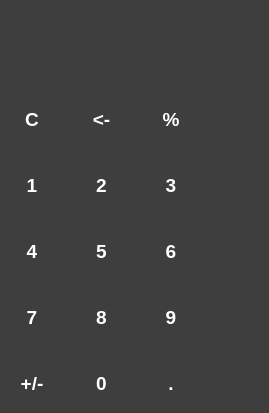
<?xml version="1.0" encoding="UTF-8"?>
<ui version="4.0">
 <class>MainWindow</class>
 <widget class="QMainWindow" name="MainWindow">
  <property name="geometry">
   <rect>
    <x>0</x>
    <y>0</y>
    <width>269</width>
    <height>413</height>
   </rect>
  </property>
  <property name="minimumSize">
   <size>
    <width>269</width>
    <height>413</height>
   </size>
  </property>
  <property name="maximumSize">
   <size>
    <width>400</width>
    <height>450</height>
   </size>
  </property>
  <property name="palette">
   <palette>
    <active>
     <colorrole role="WindowText">
      <brush brushstyle="SolidPattern">
       <color alpha="255">
        <red>255</red>
        <green>255</green>
        <blue>255</blue>
       </color>
      </brush>
     </colorrole>
     <colorrole role="Text">
      <brush brushstyle="SolidPattern">
       <color alpha="255">
        <red>255</red>
        <green>255</green>
        <blue>255</blue>
       </color>
      </brush>
     </colorrole>
     <colorrole role="ButtonText">
      <brush brushstyle="SolidPattern">
       <color alpha="255">
        <red>255</red>
        <green>255</green>
        <blue>255</blue>
       </color>
      </brush>
     </colorrole>
     <colorrole role="Base">
      <brush brushstyle="SolidPattern">
       <color alpha="255">
        <red>255</red>
        <green>255</green>
        <blue>255</blue>
       </color>
      </brush>
     </colorrole>
     <colorrole role="Window">
      <brush brushstyle="SolidPattern">
       <color alpha="255">
        <red>62</red>
        <green>62</green>
        <blue>62</blue>
       </color>
      </brush>
     </colorrole>
     <colorrole role="ToolTipText">
      <brush brushstyle="SolidPattern">
       <color alpha="255">
        <red>255</red>
        <green>255</green>
        <blue>255</blue>
       </color>
      </brush>
     </colorrole>
     <colorrole role="PlaceholderText">
      <brush brushstyle="SolidPattern">
       <color alpha="128">
        <red>255</red>
        <green>255</green>
        <blue>255</blue>
       </color>
      </brush>
     </colorrole>
    </active>
    <inactive>
     <colorrole role="WindowText">
      <brush brushstyle="SolidPattern">
       <color alpha="255">
        <red>255</red>
        <green>255</green>
        <blue>255</blue>
       </color>
      </brush>
     </colorrole>
     <colorrole role="Text">
      <brush brushstyle="SolidPattern">
       <color alpha="255">
        <red>255</red>
        <green>255</green>
        <blue>255</blue>
       </color>
      </brush>
     </colorrole>
     <colorrole role="ButtonText">
      <brush brushstyle="SolidPattern">
       <color alpha="255">
        <red>255</red>
        <green>255</green>
        <blue>255</blue>
       </color>
      </brush>
     </colorrole>
     <colorrole role="Base">
      <brush brushstyle="SolidPattern">
       <color alpha="255">
        <red>255</red>
        <green>255</green>
        <blue>255</blue>
       </color>
      </brush>
     </colorrole>
     <colorrole role="Window">
      <brush brushstyle="SolidPattern">
       <color alpha="255">
        <red>62</red>
        <green>62</green>
        <blue>62</blue>
       </color>
      </brush>
     </colorrole>
     <colorrole role="ToolTipText">
      <brush brushstyle="SolidPattern">
       <color alpha="255">
        <red>255</red>
        <green>255</green>
        <blue>255</blue>
       </color>
      </brush>
     </colorrole>
     <colorrole role="PlaceholderText">
      <brush brushstyle="SolidPattern">
       <color alpha="128">
        <red>255</red>
        <green>255</green>
        <blue>255</blue>
       </color>
      </brush>
     </colorrole>
    </inactive>
    <disabled>
     <colorrole role="WindowText">
      <brush brushstyle="SolidPattern">
       <color alpha="255">
        <red>120</red>
        <green>120</green>
        <blue>120</blue>
       </color>
      </brush>
     </colorrole>
     <colorrole role="Text">
      <brush brushstyle="SolidPattern">
       <color alpha="255">
        <red>120</red>
        <green>120</green>
        <blue>120</blue>
       </color>
      </brush>
     </colorrole>
     <colorrole role="ButtonText">
      <brush brushstyle="SolidPattern">
       <color alpha="255">
        <red>120</red>
        <green>120</green>
        <blue>120</blue>
       </color>
      </brush>
     </colorrole>
     <colorrole role="Base">
      <brush brushstyle="SolidPattern">
       <color alpha="255">
        <red>62</red>
        <green>62</green>
        <blue>62</blue>
       </color>
      </brush>
     </colorrole>
     <colorrole role="Window">
      <brush brushstyle="SolidPattern">
       <color alpha="255">
        <red>62</red>
        <green>62</green>
        <blue>62</blue>
       </color>
      </brush>
     </colorrole>
     <colorrole role="ToolTipText">
      <brush brushstyle="SolidPattern">
       <color alpha="255">
        <red>255</red>
        <green>255</green>
        <blue>255</blue>
       </color>
      </brush>
     </colorrole>
     <colorrole role="PlaceholderText">
      <brush brushstyle="SolidPattern">
       <color alpha="128">
        <red>0</red>
        <green>0</green>
        <blue>0</blue>
       </color>
      </brush>
     </colorrole>
    </disabled>
   </palette>
  </property>
  <property name="windowTitle">
   <string>Калькулятор 1.0</string>
  </property>
  <widget class="QWidget" name="centralWidget">
   <property name="palette">
    <palette>
     <active>
      <colorrole role="Midlight">
       <brush brushstyle="SolidPattern">
        <color alpha="255">
         <red>74</red>
         <green>74</green>
         <blue>74</blue>
        </color>
       </brush>
      </colorrole>
      <colorrole role="Base">
       <brush brushstyle="SolidPattern">
        <color alpha="255">
         <red>255</red>
         <green>255</green>
         <blue>255</blue>
        </color>
       </brush>
      </colorrole>
      <colorrole role="Window">
       <brush brushstyle="SolidPattern">
        <color alpha="255">
         <red>52</red>
         <green>52</green>
         <blue>52</blue>
        </color>
       </brush>
      </colorrole>
      <colorrole role="Highlight">
       <brush brushstyle="SolidPattern">
        <color alpha="255">
         <red>76</red>
         <green>76</green>
         <blue>76</blue>
        </color>
       </brush>
      </colorrole>
     </active>
     <inactive>
      <colorrole role="Midlight">
       <brush brushstyle="SolidPattern">
        <color alpha="255">
         <red>74</red>
         <green>74</green>
         <blue>74</blue>
        </color>
       </brush>
      </colorrole>
      <colorrole role="Base">
       <brush brushstyle="SolidPattern">
        <color alpha="255">
         <red>255</red>
         <green>255</green>
         <blue>255</blue>
        </color>
       </brush>
      </colorrole>
      <colorrole role="Window">
       <brush brushstyle="SolidPattern">
        <color alpha="255">
         <red>52</red>
         <green>52</green>
         <blue>52</blue>
        </color>
       </brush>
      </colorrole>
      <colorrole role="Highlight">
       <brush brushstyle="SolidPattern">
        <color alpha="255">
         <red>76</red>
         <green>76</green>
         <blue>76</blue>
        </color>
       </brush>
      </colorrole>
     </inactive>
     <disabled>
      <colorrole role="Midlight">
       <brush brushstyle="SolidPattern">
        <color alpha="255">
         <red>74</red>
         <green>74</green>
         <blue>74</blue>
        </color>
       </brush>
      </colorrole>
      <colorrole role="Base">
       <brush brushstyle="SolidPattern">
        <color alpha="255">
         <red>52</red>
         <green>52</green>
         <blue>52</blue>
        </color>
       </brush>
      </colorrole>
      <colorrole role="Window">
       <brush brushstyle="SolidPattern">
        <color alpha="255">
         <red>52</red>
         <green>52</green>
         <blue>52</blue>
        </color>
       </brush>
      </colorrole>
      <colorrole role="Highlight">
       <brush brushstyle="SolidPattern">
        <color alpha="255">
         <red>0</red>
         <green>120</green>
         <blue>215</blue>
        </color>
       </brush>
      </colorrole>
     </disabled>
    </palette>
   </property>
   <property name="font">
    <font>
     <family>Yu Gothic UI</family>
     <pointsize>14</pointsize>
     <weight>75</weight>
     <bold>true</bold>
    </font>
   </property>
   <property name="contextMenuPolicy">
    <enum>Qt::CustomContextMenu</enum>
   </property>
   <property name="acceptDrops">
    <bool>false</bool>
   </property>
   <layout class="QVBoxLayout" name="verticalLayout">
    <property name="spacing">
     <number>7</number>
    </property>
    <property name="leftMargin">
     <number>0</number>
    </property>
    <property name="topMargin">
     <number>0</number>
    </property>
    <property name="rightMargin">
     <number>0</number>
    </property>
    <property name="bottomMargin">
     <number>0</number>
    </property>
    <item>
     <widget class="QLabel" name="showresult">
      <property name="minimumSize">
       <size>
        <width>0</width>
        <height>70</height>
       </size>
      </property>
      <property name="maximumSize">
       <size>
        <width>300</width>
        <height>100</height>
       </size>
      </property>
      <property name="text">
       <string/>
      </property>
      <property name="alignment">
       <set>Qt::AlignBottom|Qt::AlignRight|Qt::AlignTrailing</set>
      </property>
     </widget>
    </item>
    <item>
     <layout class="QHBoxLayout" name="horizontalLayout">
      <item>
       <layout class="QVBoxLayout" name="verticalLayout_3">
        <item>
         <layout class="QHBoxLayout" name="horizontalLayout_2">
          <item>
           <widget class="QPushButton" name="clear">
            <property name="minimumSize">
             <size>
              <width>60</width>
              <height>60</height>
             </size>
            </property>
            <property name="text">
             <string>C</string>
            </property>
            <property name="flat">
             <bool>true</bool>
            </property>
           </widget>
          </item>
          <item>
           <widget class="QPushButton" name="backsp">
            <property name="minimumSize">
             <size>
              <width>60</width>
              <height>60</height>
             </size>
            </property>
            <property name="text">
             <string>&lt;-</string>
            </property>
            <property name="flat">
             <bool>true</bool>
            </property>
           </widget>
          </item>
          <item>
           <widget class="QPushButton" name="perc">
            <property name="minimumSize">
             <size>
              <width>60</width>
              <height>60</height>
             </size>
            </property>
            <property name="text">
             <string>%</string>
            </property>
            <property name="flat">
             <bool>true</bool>
            </property>
           </widget>
          </item>
         </layout>
        </item>
        <item>
         <layout class="QGridLayout" name="gridLayout">
          <item row="0" column="2">
           <widget class="QPushButton" name="n1">
            <property name="minimumSize">
             <size>
              <width>60</width>
              <height>60</height>
             </size>
            </property>
            <property name="font">
             <font>
              <family>Yu Gothic UI</family>
              <pointsize>14</pointsize>
              <weight>75</weight>
              <bold>true</bold>
             </font>
            </property>
            <property name="text">
             <string>1</string>
            </property>
            <property name="flat">
             <bool>true</bool>
            </property>
           </widget>
          </item>
          <item row="0" column="3">
           <widget class="QPushButton" name="n2">
            <property name="minimumSize">
             <size>
              <width>60</width>
              <height>60</height>
             </size>
            </property>
            <property name="contextMenuPolicy">
             <enum>Qt::DefaultContextMenu</enum>
            </property>
            <property name="text">
             <string>2</string>
            </property>
            <property name="flat">
             <bool>true</bool>
            </property>
           </widget>
          </item>
          <item row="0" column="4">
           <widget class="QPushButton" name="n3">
            <property name="minimumSize">
             <size>
              <width>60</width>
              <height>60</height>
             </size>
            </property>
            <property name="text">
             <string>3</string>
            </property>
            <property name="flat">
             <bool>true</bool>
            </property>
           </widget>
          </item>
          <item row="1" column="3">
           <widget class="QPushButton" name="n5">
            <property name="minimumSize">
             <size>
              <width>60</width>
              <height>60</height>
             </size>
            </property>
            <property name="text">
             <string>5</string>
            </property>
            <property name="flat">
             <bool>true</bool>
            </property>
           </widget>
          </item>
          <item row="1" column="2">
           <widget class="QPushButton" name="n4">
            <property name="minimumSize">
             <size>
              <width>60</width>
              <height>60</height>
             </size>
            </property>
            <property name="text">
             <string>4</string>
            </property>
            <property name="flat">
             <bool>true</bool>
            </property>
           </widget>
          </item>
          <item row="2" column="4">
           <widget class="QPushButton" name="n9">
            <property name="minimumSize">
             <size>
              <width>60</width>
              <height>60</height>
             </size>
            </property>
            <property name="text">
             <string>9</string>
            </property>
            <property name="flat">
             <bool>true</bool>
            </property>
           </widget>
          </item>
          <item row="2" column="3">
           <widget class="QPushButton" name="n8">
            <property name="minimumSize">
             <size>
              <width>60</width>
              <height>60</height>
             </size>
            </property>
            <property name="text">
             <string>8</string>
            </property>
            <property name="flat">
             <bool>true</bool>
            </property>
           </widget>
          </item>
          <item row="2" column="2">
           <widget class="QPushButton" name="n7">
            <property name="minimumSize">
             <size>
              <width>60</width>
              <height>60</height>
             </size>
            </property>
            <property name="text">
             <string>7</string>
            </property>
            <property name="flat">
             <bool>true</bool>
            </property>
           </widget>
          </item>
          <item row="1" column="4">
           <widget class="QPushButton" name="n6">
            <property name="minimumSize">
             <size>
              <width>60</width>
              <height>60</height>
             </size>
            </property>
            <property name="text">
             <string>6</string>
            </property>
            <property name="flat">
             <bool>true</bool>
            </property>
           </widget>
          </item>
          <item row="3" column="2">
           <widget class="QPushButton" name="pars">
            <property name="minimumSize">
             <size>
              <width>60</width>
              <height>60</height>
             </size>
            </property>
            <property name="text">
             <string>+/-</string>
            </property>
            <property name="flat">
             <bool>true</bool>
            </property>
           </widget>
          </item>
          <item row="3" column="3">
           <widget class="QPushButton" name="n0">
            <property name="minimumSize">
             <size>
              <width>60</width>
              <height>60</height>
             </size>
            </property>
            <property name="text">
             <string>0</string>
            </property>
            <property name="flat">
             <bool>true</bool>
            </property>
           </widget>
          </item>
          <item row="3" column="4">
           <widget class="QPushButton" name="dot">
            <property name="minimumSize">
             <size>
              <width>60</width>
              <height>60</height>
             </size>
            </property>
            <property name="text">
             <string>.</string>
            </property>
            <property name="flat">
             <bool>true</bool>
            </property>
           </widget>
          </item>
         </layout>
        </item>
       </layout>
      </item>
      <item>
       <layout class="QVBoxLayout" name="verticalLayout_2">
        <property name="spacing">
         <number>0</number>
        </property>
        <item>
         <widget class="QPushButton" name="div">
          <property name="minimumSize">
           <size>
            <width>60</width>
            <height>60</height>
           </size>
          </property>
          <property name="text">
           <string/>
          </property>
          <property name="icon">
           <iconset resource="img.qrc">
            <normaloff>:/image/Res_calc/del.png</normaloff>:/image/Res_calc/del.png</iconset>
          </property>
          <property name="iconSize">
           <size>
            <width>50</width>
            <height>50</height>
           </size>
          </property>
          <property name="flat">
           <bool>true</bool>
          </property>
         </widget>
        </item>
        <item>
         <widget class="QPushButton" name="mult">
          <property name="minimumSize">
           <size>
            <width>60</width>
            <height>60</height>
           </size>
          </property>
          <property name="text">
           <string/>
          </property>
          <property name="icon">
           <iconset resource="img.qrc">
            <normaloff>:/image/Res_calc/x.png</normaloff>:/image/Res_calc/x.png</iconset>
          </property>
          <property name="iconSize">
           <size>
            <width>50</width>
            <height>50</height>
           </size>
          </property>
          <property name="flat">
           <bool>true</bool>
          </property>
         </widget>
        </item>
        <item>
         <widget class="QPushButton" name="minus">
          <property name="minimumSize">
           <size>
            <width>60</width>
            <height>60</height>
           </size>
          </property>
          <property name="text">
           <string/>
          </property>
          <property name="icon">
           <iconset resource="img.qrc">
            <normaloff>:/image/Res_calc/-.png</normaloff>:/image/Res_calc/-.png</iconset>
          </property>
          <property name="iconSize">
           <size>
            <width>50</width>
            <height>50</height>
           </size>
          </property>
          <property name="flat">
           <bool>true</bool>
          </property>
         </widget>
        </item>
        <item>
         <widget class="QPushButton" name="plus">
          <property name="minimumSize">
           <size>
            <width>60</width>
            <height>60</height>
           </size>
          </property>
          <property name="text">
           <string/>
          </property>
          <property name="icon">
           <iconset resource="img.qrc">
            <normaloff>:/image/Res_calc/+.png</normaloff>:/image/Res_calc/+.png</iconset>
          </property>
          <property name="iconSize">
           <size>
            <width>50</width>
            <height>50</height>
           </size>
          </property>
          <property name="flat">
           <bool>true</bool>
          </property>
         </widget>
        </item>
        <item>
         <widget class="QPushButton" name="summ">
          <property name="minimumSize">
           <size>
            <width>60</width>
            <height>60</height>
           </size>
          </property>
          <property name="text">
           <string/>
          </property>
          <property name="icon">
           <iconset resource="img.qrc">
            <normaloff>:/image/Res_calc/=.png</normaloff>:/image/Res_calc/=.png</iconset>
          </property>
          <property name="iconSize">
           <size>
            <width>50</width>
            <height>50</height>
           </size>
          </property>
          <property name="flat">
           <bool>true</bool>
          </property>
         </widget>
        </item>
       </layout>
      </item>
     </layout>
    </item>
   </layout>
  </widget>
 </widget>
 <layoutdefault spacing="6" margin="11"/>
 <resources>
  <include location="img.qrc"/>
 </resources>
 <connections/>
</ui>
